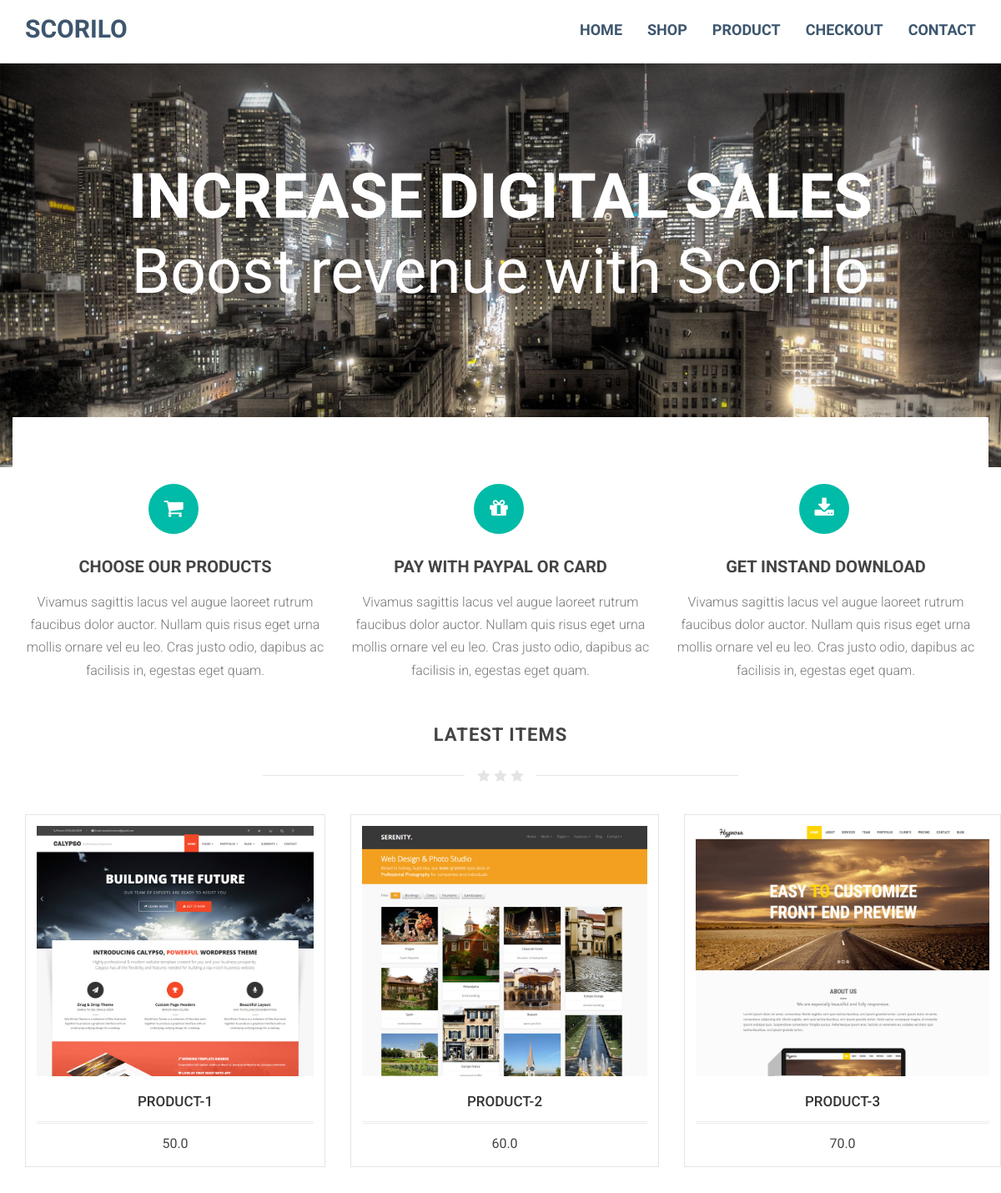
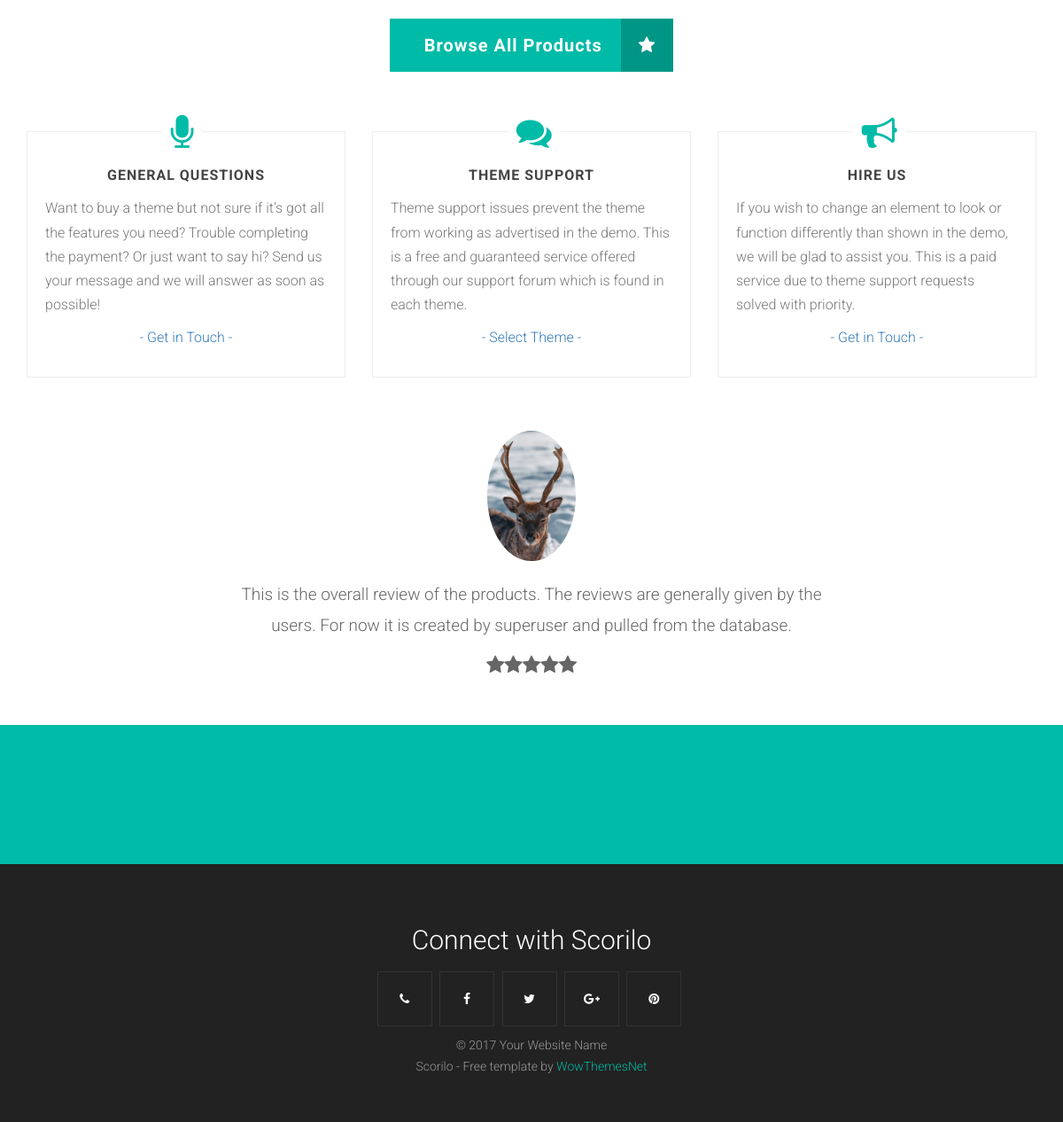
/index, run on the app's committed database (2 pictures, top to bottom).
### eCommerceApp/models.py (models this page shows)
class Product(models.Model):
    productPrice = models.FloatField()
    productName = models.CharField(max_length=255)
    productDescription = models.TextField()
    img = models.ImageField(upload_to="pics")
    awaesome = models.BooleanField(default=False)

class UserReview(models.Model):
    productReview = models.TextField()
    img = models.ImageField(upload_to="reviewPics")

### eCommerceApp/views.py (the view)
# urls.py: path("index", views.index, name="index"),
def index(request):
    data = Product.objects.all()[:3]
    value = UserReview.objects.all()[:2]
    return render(request, "index.html", {"datas": data, "values": value})

### templates/index.html (shortened to what this page needs)
{% extends "base.html" %}
{% load static %}
{% block content %}
<div class="container">
	<div class="row">
		<div class="col-md-12 text-center">
			<div class="text-homeimage">
				<div class="maintext-image" data-scrollreveal="enter top over 1.5s after 0.1s">
					Increase Digital Sales
				</div>
				<div class="subtext-image" data-scrollreveal="enter bottom over 1.7s after 0.3s">
					Boost revenue with Scorilo
				</div>
			</div>
		</div>
	</div>
</div>
</div>
</header>
<div class="item content">
	<div class="container toparea">
		<div class="row text-center">
			<div class="col-md-4">
				<div class="col editContent">
					<span class="numberstep"><i class="fa fa-shopping-cart"></i></span>
					<h3 class="numbertext">Choose our Products</h3>
					<p>
						Vivamus sagittis lacus vel augue laoreet rutrum faucibus dolor auctor. Nullam quis risus
						eget urna mollis ornare vel eu leo. Cras justo odio, dapibus ac facilisis in, egestas eget
						quam.
					</p>
				</div>
			</div>
			<div class="col-md-4 editContent">
				<div class="col">
					<span class="numberstep"><i class="fa fa-gift"></i></span>
					<h3 class="numbertext">Pay with PayPal or Card</h3>
					<p>
						Vivamus sagittis lacus vel augue laoreet rutrum faucibus dolor auctor. Nullam quis risus
						eget urna mollis ornare vel eu leo. Cras justo odio, dapibus ac facilisis in, egestas eget
						quam.
					</p>
				</div>
			</div>
			<div class="col-md-4 editContent">
				<div class="col">
					<span class="numberstep"><i class="fa fa-download"></i></span>
					<h3 class="numbertext">Get Instand Download</h3>
					<p>
						Vivamus sagittis lacus vel augue laoreet rutrum faucibus dolor auctor. Nullam quis risus
						eget urna mollis ornare vel eu leo. Cras justo odio, dapibus ac facilisis in, egestas eget
						quam.
					</p>
				</div>
			</div>
		</div>
	</div>
</div>
<section class="item content">
	<div class="container">
		<div class="underlined-title">
			<div class="editContent">
				<h1 class="text-center latestitems">LATEST ITEMS</h1>
			</div>
			<div class="wow-hr type_short">
				<span class="wow-hr-h">
					<i class="fa fa-star"></i>
					<i class="fa fa-star"></i>
					<i class="fa fa-star"></i>
				</span>
			</div>
		</div>
		{% for data in datas%}
		<div class="row">
			<div class="col-md-4">
				<div class="productbox">
					<div class="fadeshop">
						<span class="maxproduct"><img src="{{data.img.url}}" alt=""></span>
					</div>
					<div class="product-details">
						<a href="#">
							<h1>{{data.productName}}</h1>
						</a>
						<span class="price">
							<span class="edd_price">{{data.productPrice}}</span>
						</span>
					</div>
				</div>
			</div>
			{% endfor %}
		</div>
	</div>
</section>
<div class="item content">
	<div class="container text-center">
		<a href="/shop" class="homebrowseitems">Browse All Products
			<div class="homebrowseitemsicon">
				<i class="fa fa-star fa-spin"></i>
			</div>
		</a>
	</div>
</div>
<br />
<div class="item content">
	<div class="container">
		<div class="row">
			<div class="col-md-4">
				<i class="fa fa-microphone infoareaicon"></i>
				<div class="infoareawrap">
					<h1 class="text-center subtitle">General Questions</h1>
					<p>
						Want to buy a theme but not sure if it's got all the features you need? Trouble completing
						the payment? Or just want to say hi? Send us your message and we will answer as soon as
						possible!
					</p>
					<p class="text-center">
						<a href="#">- Get in Touch -</a>
					</p>
				</div>
			</div>
			<div class="col-md-4">
				<i class="fa fa-comments infoareaicon"></i>
				<div class="infoareawrap">
					<h1 class="text-center subtitle">Theme Support</h1>
					<p>
						Theme support issues prevent the theme from working as advertised in the demo. This is a
						free and guaranteed service offered through our support forum which is found in each theme.
					</p>
					<p class="text-center">
						<a href="#">- Select Theme -</a>
					</p>
				</div>
			</div>
			<div class="col-md-4">
				<i class="fa fa-bullhorn infoareaicon"></i>
				<div class="infoareawrap">
					<h1 class="text-center subtitle">Hire Us</h1>
					<p>
						If you wish to change an element to look or function differently than shown in the demo, we
						will be glad to assist you. This is a paid service due to theme support requests solved with
						priority.
					</p>
					<p class="text-center">
						<a href="#">- Get in Touch -</a>
					</p>
				</div>
			</div>
		</div>
	</div>
</div>
{% for value in values %}
<div class="item content">
	<div class="container">
		<div class="col-md-10 col-md-offset-1">
			<div class="slide-text">
				<div>
					<img src="{{value.img.url}}" alt="Awesome Support">
					<p>
						{{value.productReview}}
					</p>
					<i class="fa fa-star"></i><i class="fa fa-star"></i><i class="fa fa-star"></i><i
						class="fa fa-star"></i><i class="fa fa-star"></i>
				</div>
			</div>
		</div>
	</div>
</div>
{% endfor %}
{% endblock %}

### static/css/style.css (style rules this page uses)
body { font-family:Roboto; font-weight:300; font-size:16px; color:#777; line-height:1.7; }
h1,h2,h3,h4,h5,h6 { font-family:Roboto; font-weight:700; }
.item.content,.item.portfolio,.item.team,.item.pricing,.item.contact { padding-top:40px; padding-bottom:0px; }
.text-homeimage { text-align:center; color:#fff; z-index:2; position:relative; font-size:75px; line-height:90px; text-transform:uppercase; padding-top:190px; padding-bottom:190px; font-weight:700; font-family:Dosis; }
.subtext-image { text-transform:none; font-weight:100 !Important; }
.toparea { background:#fff; margin-top:-100px; padding-top:30px; }
.numbertext { font-weight:700; font-size:20px; line-height:38px; color:#444; text-transform:uppercase; display:block; margin-bottom:10px; }
.numberstep { background-color:#00bba7; border-radius:50%; color:#fff; margin-right:4px; text-align:center; height:60px; width:60px; line-height:60px; display:inline-block; font-size:25px; font-weight:700; margin-top:20px; }
h1.latestitems { font-size:22px; line-height:28px; color:#444; text-transform:uppercase; letter-spacing:1px; margin-top:0; }
.wow-hr { position:relative; font-size:0; text-align:center; height:24px; margin:auto; margin-top:2%; margin-bottom:3%; width:50%; padding:2px 0; overflow:hidden; clear:both; }
.wow-hr-h:before { left:-13px; margin-left:-50%; background:#f7f7f7; }
.wow-hr-h:after { left:13px; margin-right:-50%; }
.wow-hr-h:before,.wow-hr-h:after { display:inline-block; content:""; height:1px; width:50%; margin-top:9px; vertical-align:top; position:relative; background-color:#e4e4e4; }
.wow-hr-h i { font-size:16px; line-height:20px; height:20px; width:20px; vertical-align:top; text-align:center; color:#e4e4e4; }
.homebrowseitems { text-decoration:none; background-color:#00bba7; font-weight:700; font-size:20px; border:0; padding:13px 39px; letter-spacing:1px; margin-top:-20px; display:inline-block; color:#fff; margin-bottom:0px; }
.homebrowseitemsicon { color:#fff; display:inline-block; padding:13px 20px; margin-top:-13px; margin-bottom:-13px; margin-right:-39px; margin-left:15px; background:rgba(0,0,0,0.2); }
img { max-width: 100%; }
.maxproduct { max-height:300px; overflow:hidden; display:inline-block; }
.productbox { background:#fff; padding:13px; border:1px solid #e4e4e4; margin-bottom:30px; }
.productbox h1 { display:block; font-size:17px; text-transform:uppercase; margin-top:15px; border-bottom:double medium #eee; padding-bottom:15px; margin-bottom:10px; font-weight:500; color:#333; }
.product-details { padding:6px 0 0 0; text-align:center; color:#444; }
.productbox .price { font-weight:400; }
.fadeshop { position:relative; max-height:300px; }
.slide-text { position:relative; color:#666; overflow:hidden; text-align:center; font-size:22px; font-weight:300; line-height:35px; max-width:75%; margin:0px auto; margin-top:0px; }
.infoareaicon { font-size:40px; position:absolute; top:-18px; left:43%; background:#fff; padding-left:10px; padding-right:10px; color:#00bba7; }
.infoareawrap { border:1px solid #eee; padding:20px; }
.infoareawrap h1.subtitle { margin-top:20px; color:#444; text-transform:uppercase; font-size:16px; letter-spacing:1px; margin-bottom: 15px; }
.slide-text { position:relative; color:#666; overflow:hidden; text-align:center; font-size:22px; font-weight:300; line-height:35px; max-width:75%; margin:0px auto; }
.slide-text img { border-radius:50%; max-width:100px; margin:20px 0; }
.slide-text p { margin-top:0px; font-size:19px; }

### data on the page
Product: img (picture), productName "PRODUCT-1", productPrice "50.0"
Product: img (picture), productName "PRODUCT-2", productPrice "60.0"
Product: img (picture), productName "PRODUCT-3", productPrice "70.0"
UserReview: img (picture), productReview "This is the overall review of the products. The reviews are generally given by the users. For now it is created by superuser and pulled from the database."
